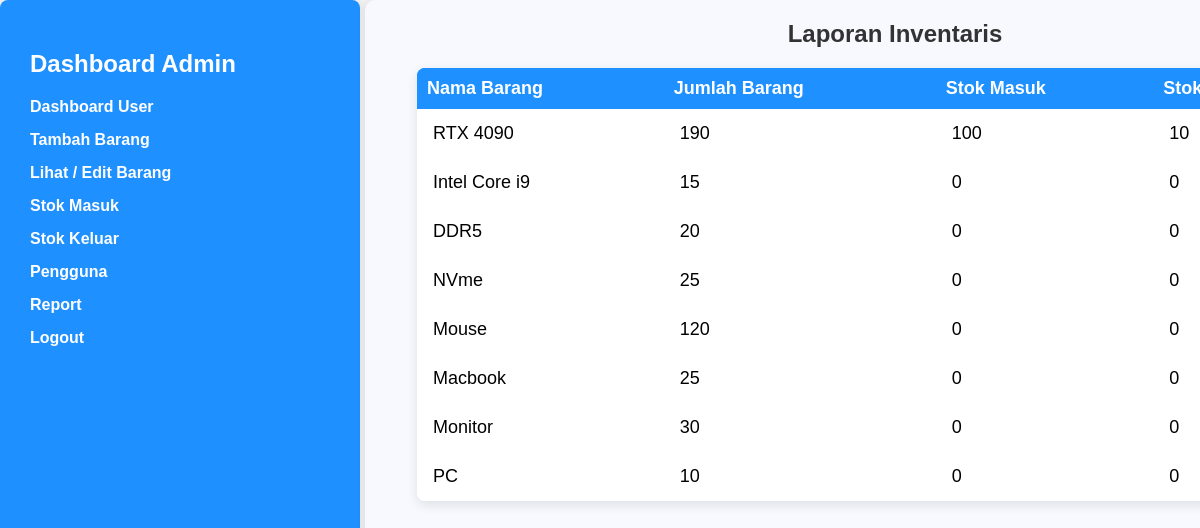
The page /admin (signed in) on the database its author committed.
### tables this page shows
CREATE TABLE stock (
        id INTEGER PRIMARY KEY AUTOINCREMENT,
        barang TEXT,
        jumlah INTEGER,
        harga TEXT
    );

### app.py (the view)
@app.route('/admin')
def admin_dashboard():
    if 'username' in session and session.get('role') == 'admin':
        conn = get_db()
        cursor = conn.cursor()
        query = '''
            SELECT
                b.id,
                b.barang,
                b.jumlah,
                COALESCE(SUM(sm.jumlah), 0) AS stok_masuk,
                COALESCE(SUM(sk.jumlah), 0) AS stok_keluar
            FROM
                stock b
            LEFT JOIN stok_masuk sm ON b.id = sm.barang_id
            LEFT JOIN stok_keluar sk ON b.id = sk.barang_id
            GROUP BY
                b.id;
        '''
        cursor.execute(query)
        laporan = cursor.fetchall()
        conn.close()
        return render_template('admin.html', username=session['username'], laporan=laporan)
    return "Akses ditolak! Hanya admin yang bisa melihat halaman ini."

### app.py (called while the page is built)
def get_db():
    conn = sqlite3.connect('database.db')
    conn.row_factory = sqlite3.Row
    return conn

### templates/admin.html
{% extends "layout.html" %}
{% block content %}
<section class="admin-container">
    <h2>Laporan Inventaris</h2>
    <table class="admin-table">
        <thead>
            <tr>
                <th scope="col">Nama Barang</th>
                <th scope="col">Jumlah Barang</th>
                <th scope="col">Stok Masuk</th>
                <th scope="col">Stok Keluar</th>
            </tr>
        </thead>
        <tbody>
            {% for item in laporan %}
            <tr>
                <td>{{ item[1] }}</td>
                <td>{{ item[2] }}</td>
                <td>{{ item[3] }}</td>
                <td>{{ item[4] }}</td>
            </tr>
            {% endfor %}
        </tbody>
    </table>
</section>
<div class="menu-section">
    <div class="admin-category">
        <h2 class="admin-title">Dashboard Admin</h2>
        <ul class="menu-list">
            <li><a href="{{ url_for('dashboard') }}">Dashboard User</a></li>
            <li><a href="{{ url_for('tambah_barang') }}">Tambah Barang</a></li>
            <li><a href="{{ url_for('lihat_barang') }}">Lihat / Edit Barang</a></li>
            <li><a href="{{ url_for('stok_masuk') }}">Stok Masuk</a></li>
            <li><a href="{{ url_for('stok_keluar') }}">Stok Keluar</a></li>
            <li><a href="{{ url_for('pengguna') }}">Pengguna</a></li>
            <li><a href="{{ url_for('admin_report') }}">Report</a></li>
            <li><a href="{{ url_for('logout') }}">Logout</a></li>
        </ul>
    </div>
</div>
{% endblock %}

### templates/layout.html (shortened to what this page needs)
<!DOCTYPE html>
<html lang="en">
<head>
</head>
<link rel="stylesheet" href="{{ url_for('static', filename='style.css') }}">
<body>
    <main>
        {% block content %}
        {% endblock %}
    </main>
</body>
</html>

### static/style.css (style rules this page uses)
table { width: 90%; border-collapse: collapse; background-color: white; box-shadow: 0 4px 12px rgba(0, 0, 0, 0.1); border-radius: 40px; overflow: hidden; margin-top: 20px; margin-left: 52px; font-family: Arial, sans-serif; font-size: 18px; }
thead { background-color: dodgerblue; color: #ffffff; text-align: center; }
th, td { padding: 14px 16px; border-bottom: 0px solid #e0e0e0; }
tbody tr:nth-child(even) { background-color: white; }
body { font-family: Arial, sans-serif; background-color: #f4f4f4; margin: 0; padding: 0; }
h2 { text-align: center; color: #333; }
.admin-title { text-align: left; }
.admin-category { max-width: 300px; height: 700px; margin-left: 0px; padding: 30px; background-color: dodgerblue ; border-radius: 8px; box-shadow: 0 0 10px rgba(0, 0, 0, 0.1); text-align: left; }
.admin-container { width: 1060px; height: 760px; padding: 0px; margin-left: 365px; position: fixed; background-color: ghostwhite; border-radius: 10px; box-shadow: 0 0 10px rgba(0, 0, 0, 0.1); color: solid black; text-align: left; }
.admin-container .admin-table { width: 90%; border-collapse: collapse; border-radius: 8px; }
.admin-container th { background-color: dodgerblue; color: white; padding: 10px; text-align: left; }
.admin-title { color: white; font-style: initial; font: courier; }
.menu-list { list-style: none; padding: 0; }
.menu-list li { margin: 15px 0; }
.menu-list a { text-decoration: none; color: white; font-weight: bold; }

### rows shown on the page
stock: barang "RTX 4090", jumlah "190", item "100", item "10"
stock: barang "Intel Core i9", jumlah "15", item "0"
stock: barang "DDR5", jumlah "20", item "0"
stock: barang "NVme", jumlah "25", item "0"
stock: barang "Mouse", jumlah "120", item "0"
stock: barang "Macbook", jumlah "25", item "0"
stock: barang "Monitor", jumlah "30", item "0"
stock: barang "PC", jumlah "10", item "0"
